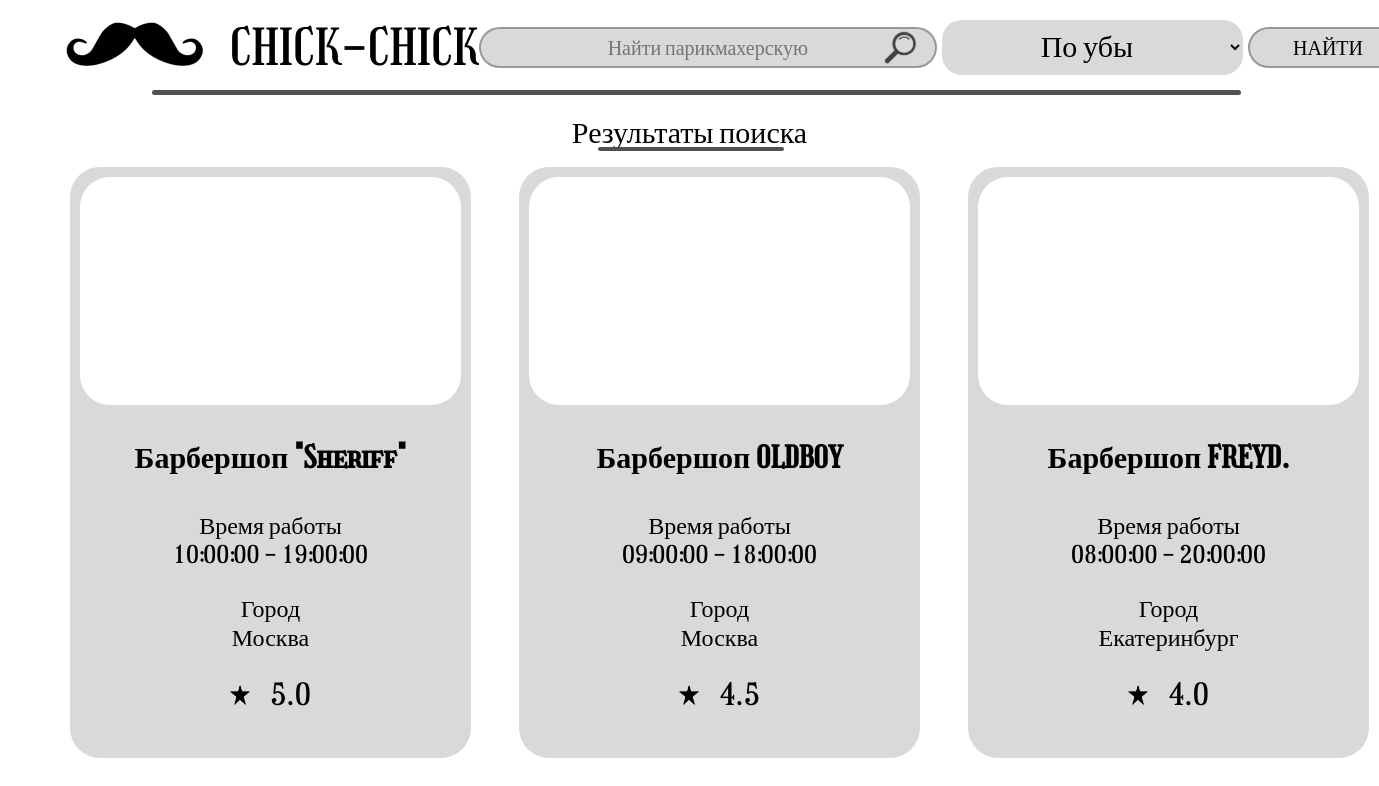
Screenshot of /search with the database file from the repository.
### app.py (models this page shows)
class Barbershop(db.Model):
    __tablename__ = 'barbershop'
    id_barbershop = db.Column(db.Integer, primary_key=True)
    name = db.Column(db.String, nullable=False)
    image = db.Column(db.String(200), nullable=True)
    worktime_start = db.Column(db.Time, nullable=False)
    worktime_end = db.Column(db.Time, nullable=False)
    rating = db.Column(db.Float, nullable=False)
    namecity = db.Column(db.String, nullable=False)
    barbers = db.relationship('Barber', backref='barbershop', lazy=True)
    services = db.relationship('BarbershopService', backref='barbershop', lazy=True)

### app.py (the view)
@app.route('/search', methods=['GET'])
def search():
    query = request.args.get('query', '')
    sort_by = request.args.get('sort_by', 'rating_desc')
    if query:
        search_query = "%{}%".format(query)
        barbershops = Barbershop.query.filter(Barbershop.name.like(search_query))
    else:
        barbershops = Barbershop.query
    if sort_by == 'rating_asc':
        barbershops = barbershops.order_by(Barbershop.rating.asc())
    else:
        barbershops = barbershops.order_by(Barbershop.rating.desc())
    barbershops = barbershops.all()
    return render_template('search_results.html', barbershops=barbershops)

### templates/search_results.html (shortened to what this page needs)
{% extends 'base.html' %}
{% block body %}
<main>
    <section>
        <div class="container">
            <div class="text_center">
                <h2 class="section_title">Результаты поиска</h2>
            </div>
            <div class="items_row">
                {% for barbershop in barbershops %}
                    <div class="item">
                        <div class="item_image">
                        </div>
                        <div class="item_title">{{ barbershop.name }}</div>
                        <p class="work_time">Время работы <br> {{ barbershop.worktime_start }} - {{ barbershop.worktime_end }}</p>
                        <p class="work_time">Город <br> {{ barbershop.namecity }}</p>
                        <div class="rating">
                            <img src="{{ url_for('static', filename ='images/rating_icon.png') }}" alt="">
                            {{ barbershop.rating }}
                        </div>
                    </div>
                {% endfor %}
            </div>
        </div>
    </section>
</main>
{% endblock %}

### static/style.css (style rules this page uses)
* { margin: 0; padding: 0; box-sizing: border-box; }
body { color: #000; font-family: Girassol; font-weight: 400; font-style: normal; font-size: 30px; line-height: normal; background-color: #FFF; }
main .container { max-width: 1465px; margin: 0 auto; }
.section_title { text-align: center; font-size: 30px; position: relative; font-weight: 400; }
.section_title::before { position: absolute; content: ''; left: 11%; right: 10%; bottom: 0; height: 4px; background-color: #515151; border-radius: 100px; }
.text_center { display: flex; justify-content: center; }
.items_row { display: flex; gap: 48px; margin: 16px 0 10px 50px; }
.item { border-radius: 30px; background-color: #D9D9D9; padding: 10px 10px 35px 10px; text-align: center; }
.item .item_image { border-radius: 30px; overflow: hidden; width: 381px; height: 228px; background-color: #FFF; position: relative; margin: 0 0 35px 0; }
.item .item_title { font-size: 30px; margin: 0 0 35px 0; }
.item .work_time { font-size: 24px; text-align: center; margin: 0 0 25px 0; }
.item .rating { display: flex; align-items: center; gap: 15px; justify-content: center; cursor: pointer; }
.container { max-width: 600px; margin: 50px auto; padding: 20px; }
.item_title { font-size: 24px; font-weight: bold; margin-top: 10px; }
.adress, .work_time, .rating { margin: 10px 0; }
.rating img { width: 20px; height: 20px; margin-right: 5px; }

### rows the page displays
Barbershop: name "Барбершоп \"Sheriff\"", worktime_start "10:00:00", worktime_end "19:00:00", namecity "Москва", rating "5.0"
Barbershop: name "Барбершоп OLDBOY", worktime_start "09:00:00", worktime_end "18:00:00", namecity "Москва", rating "4.5"
Barbershop: name "Барбершоп FREYD.", worktime_start "08:00:00", worktime_end "20:00:00", namecity "Екатеринбург", rating "4.0"
